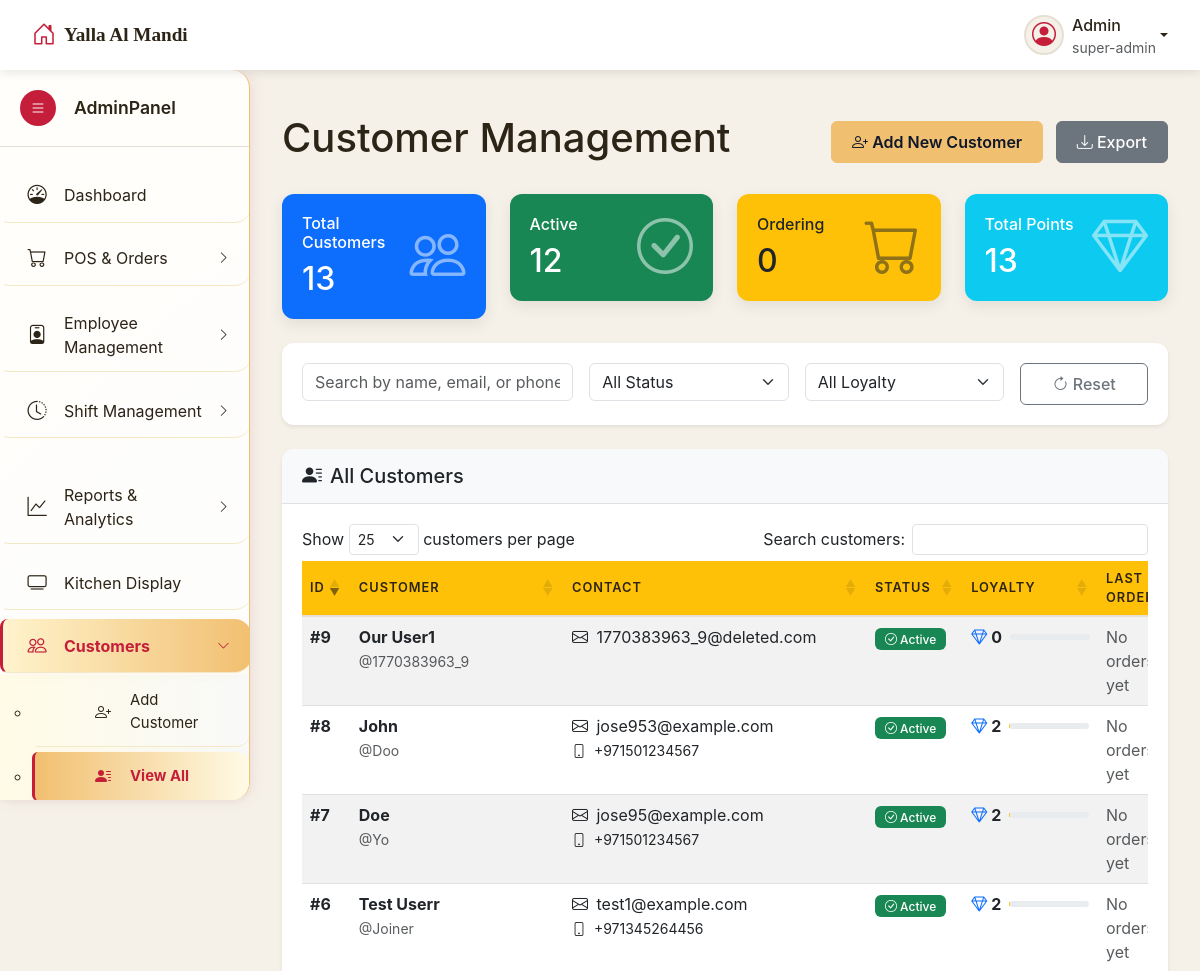
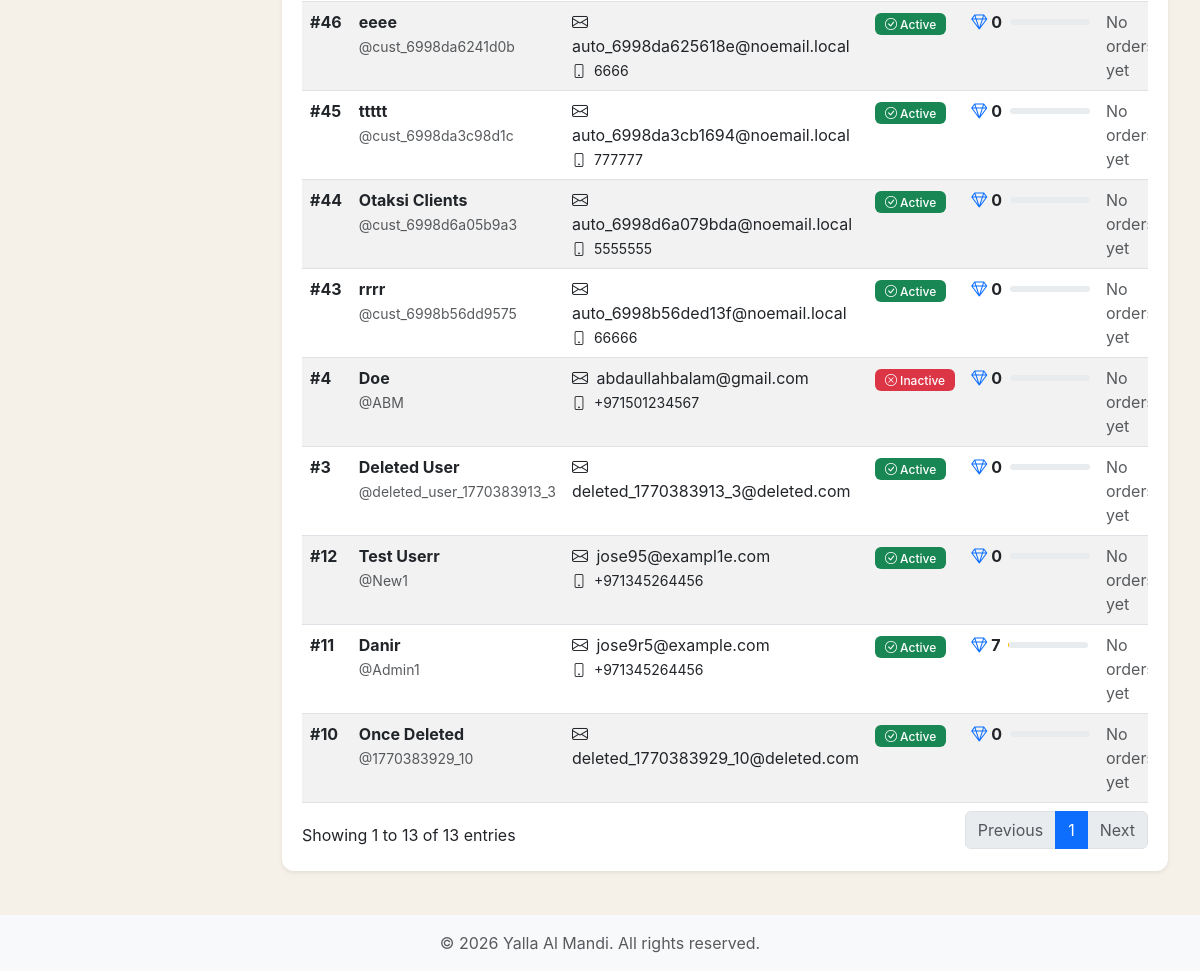
Page /admin/customers.php (signed in) on the committed database (2 pictures, top to bottom).
### tables this page shows
CREATE TABLE `users` (
  `id` int NOT NULL,
  `username` varchar(50) NOT NULL,
  `employee_id` varchar(50) DEFAULT NULL,
  `email` varchar(100) NOT NULL,
  `password_hash` varchar(255) NOT NULL,
  `full_name` varchar(100) DEFAULT NULL,
  `phone` varchar(20) DEFAULT NULL,
  `role` enum('customer','admin','super-admin','employee') DEFAULT 'customer',
  `is_active` tinyint(1) DEFAULT '1',
  `created_at` timestamp NOT NULL DEFAULT CURRENT_TIMESTAMP,
  `updated_at` timestamp NOT NULL DEFAULT CURRENT_TIMESTAMP ON UPDATE CURRENT_TIMESTAMP,
  `last_login` timestamp NULL DEFAULT NULL,
  `reset_token` varchar(255) DEFAULT NULL,
  `reset_token_expiry` timestamp NULL DEFAULT NULL,
  `address` text,
  `preferred_branch` int DEFAULT '1',
  `loyalty_points` int DEFAULT '0',
  `last_order_date` date DEFAULT NULL,
  `position` varchar(100) DEFAULT NULL,
  `department` varchar(100) DEFAULT NULL,
  `salary` decimal(10,2) DEFAULT '0.00',
  `hire_date` date DEFAULT NULL
);

### admin/includes/view_all_customers.php (the view, shortened to what this page needs)
<?php
$sql = "SELECT * FROM users WHERE role = 'customer' ORDER BY created_at DESC";
$result = $connection->query($sql);
$stats_query = "SELECT
    COUNT(*) as total_customers,
    COUNT(CASE WHEN is_active = 1 THEN 1 END) as active_customers,
    COUNT(CASE WHEN last_order_date IS NOT NULL THEN 1 END) as ordering_customers,
    COALESCE(SUM(loyalty_points), 0) as total_points
    FROM users WHERE role = 'customer'";
$stats_result = $connection->query($stats_query);
$stats = $stats_result->fetch_assoc();
?>
<div class="main-content" id="mainContent">
    <div class="container-fluid">
        <div class="d-flex justify-content-between align-items-center mb-4">
            <h1 class="page-title">Customer Management</h1>
            <div>
                <a href="customers.php?source=add_customer" class="btn btn-primary me-2">
                    <i class="bi bi-person-plus"></i> Add New Customer
                </a>
                <button class="btn btn-secondary" onclick="exportCustomers()">
                    <i class="bi bi-download"></i> Export
                </button>
            </div>
        </div>
        <div class="row mb-4">
            <div class="col-md-3">
                <div class="card bg-primary text-white">
                    <div class="card-body">
                        <div class="d-flex justify-content-between align-items-center">
                            <div>
                                <h6 class="card-title">Total Customers</h6>
                                <h2 class="mb-0"><?php echo $stats['total_customers'] ?? 0; ?></h2>
                            </div>
                            <i class="bi bi-people display-4 opacity-50"></i>
                        </div>
                    </div>
                </div>
            </div>
            <div class="col-md-3">
                <div class="card bg-success text-white">
                    <div class="card-body">
                        <div class="d-flex justify-content-between align-items-center">
                            <div>
                                <h6 class="card-title">Active</h6>
                                <h2 class="mb-0"><?php echo $stats['active_customers'] ?? 0; ?></h2>
                            </div>
                            <i class="bi bi-check-circle display-4 opacity-50"></i>
                        </div>
                    </div>
                </div>
            </div>
            <div class="col-md-3">
                <div class="card bg-warning text-dark">
                    <div class="card-body">
                        <div class="d-flex justify-content-between align-items-center">
                            <div>
                                <h6 class="card-title">Ordering</h6>
                                <h2 class="mb-0"><?php echo $stats['ordering_customers'] ?? 0; ?></h2>
                            </div>
                            <i class="bi bi-cart display-4 opacity-50"></i>
                        </div>
                    </div>
                </div>
            </div>
            <div class="col-md-3">
                <div class="card bg-info text-white">
                    <div class="card-body">
                        <div class="d-flex justify-content-between align-items-center">
                            <div>
                                <h6 class="card-title">Total Points</h6>
                                <h2 class="mb-0"><?php echo number_format($stats['total_points'] ?? 0); ?></h2>
                            </div>
                            <i class="bi bi-gem display-4 opacity-50"></i>
                        </div>
                    </div>
                </div>
            </div>
        </div>
        <div class="card shadow-sm mb-4">
            <div class="card-body">
                <div class="row g-3">
                    <div class="col-md-4">
                        <input type="text" class="form-control" id="customerSearch"
                               placeholder="Search by name, email, or phone..."
                               onkeyup="searchCustomers()">
                    </div>
                    <div class="col-md-3">
                        <select class="form-select" id="statusFilter" onchange="filterCustomers()">
                            <option value="">All Status</option>
                        </select>
                    </div>
                    <div class="col-md-3">
                        <select class="form-select" id="loyaltyFilter" onchange="filterCustomers()">
                            <option value="">All Loyalty</option>
                        </select>
                    </div>
                    <div class="col-md-2">
                        <button class="btn btn-outline-secondary w-100" onclick="resetFilters()">
                            <i class="bi bi-arrow-clockwise"></i> Reset
                        </button>
                    </div>
                </div>
            </div>
        </div>
        <div class="card shadow-sm">
            <div class="card-header">
                <h5 class="mb-0"><i class="bi bi-person-lines-fill me-2"></i>All Customers</h5>
            </div>
            <div class="card-body">
                <div class="table-responsive">
                    <table class="table table-hover table-striped" id="customersTable">
                        <thead>
                            <tr class="table-dark">
                                <th width="50">ID</th>
                                <th>Customer</th>
                                <th>Contact</th>
                                <th>Status</th>
                                <th>Loyalty</th>
                                <th>Last Order</th>
                            </tr>
                        </thead>
                        <tbody>
                            <?php if ($result->num_rows > 0): ?>
                                <?php while ($customer = $result->fetch_assoc()): ?>
                                    <tr id="customer-row-<?php echo $customer['id']; ?>"
                                        class="customer-row"
                                        data-status="<?php echo $customer['is_active'] ? 'active' : 'inactive'; ?>"
                                        data-points="<?php echo $customer['loyalty_points']; ?>">
                                        <td class="fw-bold">#<?php echo $customer['id']; ?></td>
                                        <td>
                                            <div class="fw-bold"><?php echo htmlspecialchars($customer['full_name'] ?: 'N/A'); ?></div>
                                            <small class="text-muted">@<?php echo htmlspecialchars($customer['username']); ?></small>
                                        </td>
                                        <td>
                                            <div><i class="bi bi-envelope me-1"></i> <?php echo htmlspecialchars($customer['email']); ?></div>
                                            <?php if ($customer['phone']): ?>
                                                <small><i class="bi bi-phone me-1"></i> <?php echo htmlspecialchars($customer['phone']); ?></small>
                                            <?php endif; ?>
                                        </td>
                                        <td>
                                            <?php if ($customer['is_active']): ?>
                                                <span class="badge bg-success">
                                                    <i class="bi bi-check-circle"></i> Active
                                                </span>
                                            <?php else: ?>
                                                <span class="badge bg-danger">
                                                    <i class="bi bi-x-circle"></i> Inactive
                                                </span>
                                            <?php endif; ?>
                                        </td>
                                        <td>
                                            <div class="d-flex align-items-center">
                                                <i class="bi bi-gem text-primary me-1"></i>
                                                <span class="fw-bold"><?php echo number_format($customer['loyalty_points']); ?></span>
                                                <div class="progress ms-2" style="width: 80px; height: 6px;">
                                                </div>
                                            </div>
                                        </td>
                                        <td>
                                            <?php if ($customer['last_order_date']): ?>
                                                <span class="text-success"><?php echo date('M d, Y', strtotime($customer['last_order_date'])); ?></span>
                                            <?php else: ?>
                                                <span class="text-muted">No orders yet</span>
                                            <?php endif; ?>
                                        </td>
                                    </tr>
                                <?php endwhile; ?>
                            <?php endif; ?>
                        </tbody>
                    </table>
                </div>
            </div>
        </div>
    </div>
</div>
<div class="position-fixed bottom-0 end-0 p-3" style="z-index: 9999">
</div>
<div class="position-fixed bottom-0 end-0 p-3" style="z-index: 9999">
</div>

### admin/resources/css/admin-style.css (style rules this page uses)
body { font-family: 'Inter', 'Segoe UI', sans-serif; background-color: var(--color-beige); color: var(--color-dark-brown); overflow-x: hidden; padding-top: var(--top-nav-height); }
.main-content { margin-left: var(--sidebar-width); padding: 20px; transition: margin-left 0.3s ease; min-height: calc(100vh - var(--top-nav-height)); }
.card { border: none; border-radius: 10px; box-shadow: 0 5px 15px rgba(0, 0, 0, 0.08); transition: all 0.3s ease; }
.card-header { position: relative; left: 0; background-color: var(--color-white); border-bottom: 1px solid var(--color-sand); padding: 15px 20px; font-weight: 600; }
.card-body { padding: 20px; }
.badge { padding: 5px 10px; font-weight: 500; font-size: 0.75rem; }
.table { margin-bottom: 0; }
.table thead th { border-top: none; border-bottom: 2px solid var(--color-sand); font-weight: 600; color: var(--color-dark-brown); text-transform: uppercase; font-size: 0.8rem; letter-spacing: 1px; }
.btn { border-radius: 6px; font-weight: 500; padding: 8px 20px; transition: all 0.3s ease; }
.btn-primary { background-color: var(--color-red); border-color: var(--color-red); }
.card { border: none; border-radius: 12px; }
.card-header { background-color: #f8f9fa; border-bottom: 1px solid #dee2e6; border-radius: 12px 12px 0 0 !important; }
.btn-primary { background: #f1bf70; border-color: #f1bf70; color: #0f172a; font-weight: 600; }
.table th { font-weight: 600; background-color: #2c3e50 !important; color: white; vertical-align: middle; }
.table-dark { --bs-table-bg: #2c3e50; --bs-table-color: white; }
.table th { font-weight: 600; background-color: #ffc107 !important; color: #212529; vertical-align: middle; }

### admin/includes/header.php (style rules this page uses)
:root { --color-red: #c41e3a; --color-red-light: #e84c4c; --color-beige: #f5f1e8; --color-sand: #e6dfd3; --color-dark-brown: #2c2416; --color-soft-black: #1a1a1a; --color-olive: #8a8635; --color-copper: #b87333; --color-white: #ffffff; --color-light-gray: #f8f9fa; --sidebar-width: 250px; --sidebar-collapsed-width: 70px; --top-nav-height: 70px; }

### rows in the picture
users: id "46", full_name "eeee", username "cust_6998da6241d0b", email "auto_6998da625618e@noemail.local", phone "6666", is_active 1 (drawn), loyalty_points "0", shows "No"
users: id "45", full_name "ttttt", username "cust_6998da3c98d1c", email "auto_6998da3cb1694@noemail.local", phone "777777", is_active 1 (drawn), loyalty_points "0", shows "No"
users: id "44", full_name "Otaksi Clients", username "cust_6998d6a05b9a3", email "auto_6998d6a079bda@noemail.local", phone "5555555", is_active 1 (drawn), loyalty_points "0", shows "No"
users: id "43", full_name "rrrr", username "cust_6998b56dd9575", email "auto_6998b56ded13f@noemail.local", phone "66666", is_active 1 (drawn), loyalty_points "0", shows "No"
users: id "12", full_name "Test Userr", username "New1", email "jose95@exampl1e.com", phone "+971345264456", is_active 1 (drawn), loyalty_points "0", shows "No"
users: id "11", full_name "Danir", username "Admin1", email "jose9r5@example.com", phone "+971345264456", is_active 1 (drawn), loyalty_points "7", shows "No"
users: id "10", full_name "Once Deleted", username "1770383929_10", email "deleted_1770383929_10@deleted.com", is_active 1 (drawn), loyalty_points "0", shows "No"
users: id "9", full_name "Our User1", username "1770383963_9", email "1770383963_9@deleted.com", is_active 1 (drawn), loyalty_points "0", shows "No"
users: id "8", full_name "John", username "Doo", email "jose953@example.com", phone "+971501234567", is_active 1 (drawn), loyalty_points "2", shows "No"
users: id "7", full_name "Doe", username "Yo", email "jose95@example.com", phone "+971501234567", is_active 1 (drawn), loyalty_points "2", shows "No"
users: id "6", full_name "Test Userr", username "Joiner", email "test1@example.com", phone "+971345264456", is_active 1 (drawn), loyalty_points "2", shows "No"
users: id "4", full_name "Doe", username "ABM", email "abdaullahbalam@gmail.com", phone "+971501234567", is_active 0 (drawn), loyalty_points "0", shows "No"
users: id "3", full_name "Deleted User", username "deleted_user_1770383913_3", email "deleted_1770383913_3@deleted.com", is_active 1 (drawn), loyalty_points "0", shows "No"

### other values in the picture
$current_user['username'] "Admin"
$_SESSION['role'] "super-admin"
$stats['total_customers'] "13"
$stats['active_customers'] "12"
$stats['ordering_customers'] "0"
$stats['total_points'] "13"
